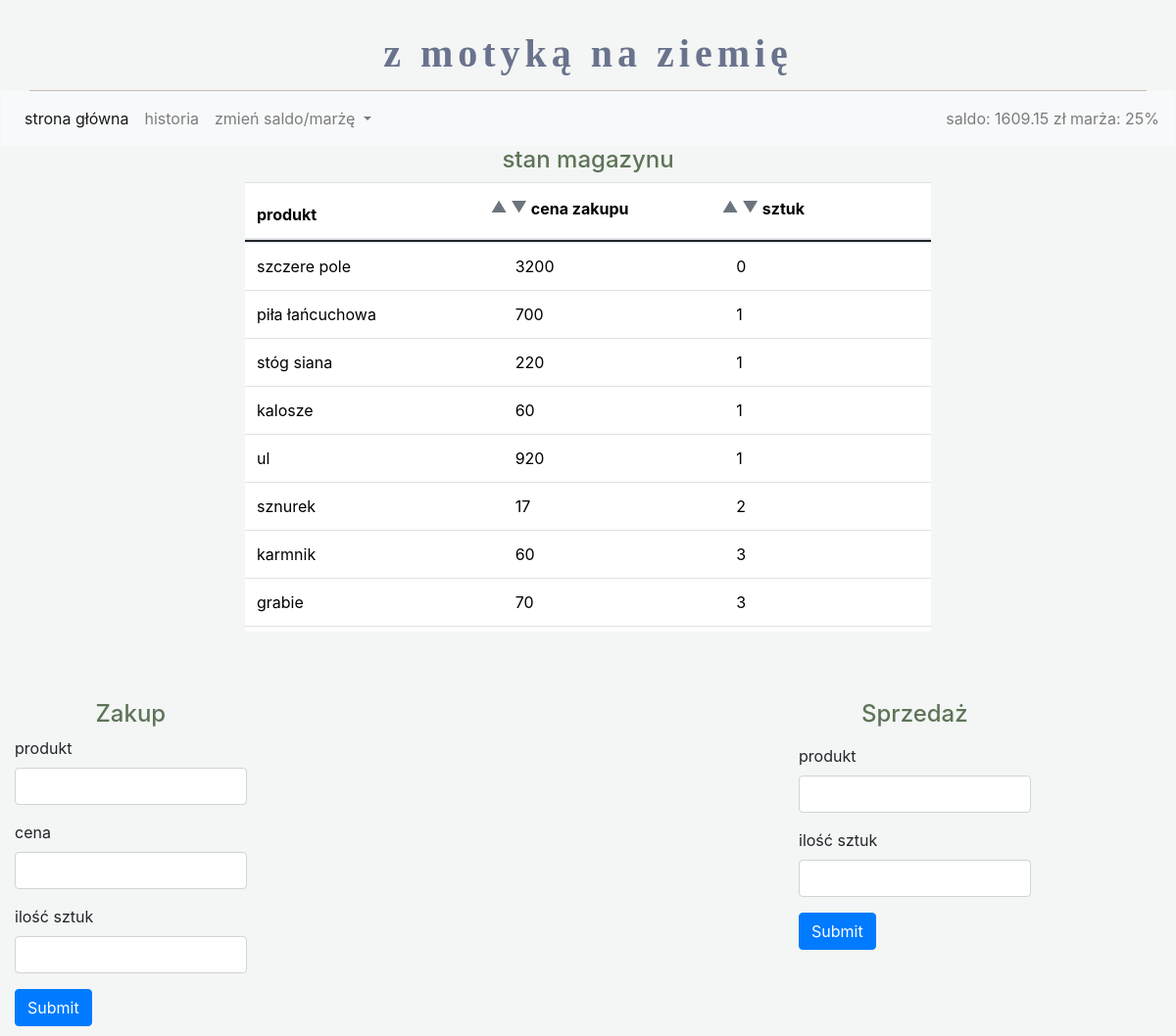
The app's page /ascending_amount/ with its own data.
### app.py (models this page shows)
class Balance(db.Model):
    id = db.Column(db.Integer, primary_key=True)
    balance = db.Column(db.Integer, nullable=False)
    commission = db.Column(db.Integer, nullable=False)

class Products(db.Model):
    id = db.Column(db.Integer, primary_key=True)
    product = db.Column(db.String, nullable=False)
    amount = db.Column(db.Integer, nullable=False)
    price = db.Column(db.Integer, nullable=False)

### app.py (the view)
    @app.route("/ascending_amount/", methods=["GET", "POST"])
    def ascending_amount():
        asc_users_query = text("SELECT * FROM products ORDER BY amount ASC;")
        sorted_products_asc = db.session.execute(asc_users_query)
        return render_template("home_page.html", **{
            "products": sorted_products_asc,
            "balance": balance_var,
            "commission": commission_var
        })

### templates/home_page.html (shortened to what this page needs)
{% extends "base.html" %}
{% block head %}
{{ super() }}
<link rel="stylesheet"  href="{{ url_for('static', filename='css/home_page_style.css') }}" >
{% endblock %}
{% block content %}
<div class="table-header text-center">
    <h4 id="stan-magazynu">stan magazynu</h4>
</div>
<div class="table-div">
    <table class="table table-hover">
      <thead>
        <tr>
          <th scope="col">produkt </th>
          <th scope="col">
              <div  class="btn-group" role="group" aria-label="radio toggle button group">
                  <form method="POST">
                  <label class="btn-sort btn-outline-secondary" for="sort_ascending_price">▲</label>
                  <label class="btn-sort btn-outline-secondary" for="sort_descending_price">▼</label>
                      </form>
              </div>
              cena zakupu
          </th>
            <th scope="col">
              <div  class="btn-group" role="group" aria-label="radio toggle button group">
                  <form method="POST">
                  <label class="btn-sort btn-outline-secondary" for="sort_ascending_amount">▲</label>
                  <label class="btn-sort btn-outline-secondary" for="sort_descending_amount">▼</label>
                      </form>
              </div>
              sztuk
          </th>
        </tr>
      </thead>
      <tbody>
      {% for product in products %}
        <tr>
          <td scope="row">{{product.product}}</td>
          <td> {{product.price}}</td>
          <td>{{product.amount}}</td>
        </tr>
      {% endfor %}
      </tbody>
    </table>
</div>
<div class="forms">
  <div class="row">
        <div class="col-8">
                    <h4 class="form-header text-center">Zakup</h4>
        <form method="POST">
          <div class="mb-3">
            <label for="buy_product" class="form-label">produkt</label>
            <input type="text" class="form-control" id="buy_product"  name="produkt">
          </div>
          <div class="mb-3">
            <label for="buy_price" class="form-label">cena</label>
            <input type="number" class="form-control" id="buy_price" name="cena">
          </div>
          <div class="mb-3">
            <label for="buy_amount" class="form-label" >ilość sztuk</label>
            <input type="number" class="form-control" id="buy_amount" name="sztuk">
          </div>
          <button type="submit" class="btn btn-primary">Submit</button>
        </form>
        </div>
    </div>
 <div class="row">
        <div class="col-8">
                    <h4 class="form-header text-center">Sprzedaż</h4>
        <form method="POST">
          <div class="mb-3">
            <label for="sale_product_name" class="form-label">produkt</label>
            <input type="text" class="form-control" id="sale_product_name" name="produkt">
          </div>
          <div class="mb-3">
            <label for="sale_amount" class="form-label" >ilość sztuk</label>
            <input type="number" class="form-control" id="sale_amount" name="sztuk">
          </div>
          <button type="submit" class="btn btn-primary">Submit</button>
        </form>
        </div>
    </div>
</div>
{% endblock %}

### templates/base.html (shortened to what this page needs)
<!DOCTYPE html>
<html lang="en">
<head>
    {%block head %}
    <link rel="stylesheet" href="https://cdn.jsdelivr.net/npm/bootstrap@5.1.3/dist/css/bootstrap.min.css">
    <link href="https://cdn.jsdelivr.net/npm/bootstrap@5.3.3/dist/css/bootstrap.min.css" rel="stylesheet">
    <link rel="stylesheet" href="https://cdn.jsdelivr.net/npm/bootstrap@4.0.0/dist/css/bootstrap.min.css">
    {% endblock %}
</head>
<body>
<div class="container text-center">
    <div class = "text">
        <h1>z motyką na ziemię</h1>
    </div>
</div>
<nav class="navbar navbar-expand-lg navbar-light bg-light">
  <div class="collapse navbar-collapse" id="navbarNavDropdown">
    <ul class="navbar-nav mr-auto">
      <li class="nav-item active">
        <a class="nav-link" href="/">strona główna <span class="sr-only">(current)</span></a>
      </li>
      <li class="nav-item">
        <a class="nav-link" href="/history/">historia</a>
      </li>
      <li class="nav-item dropdown">
        <a class="nav-link dropdown-toggle" href="#" id="navbarDropdownMenuLink" data-toggle="dropdown" aria-haspopup="true" aria-expanded="false">
          zmień saldo/marżę
        </a>
      </li>
    </ul>
      <span class="navbar-text">
      saldo: {{balance}} zł marża: {{commission}}%
    </span>
  </div>
</nav>
{% block content %}
{% endblock %}
</body>
</html>

### static/css/home_page_style.css (style rules this page uses)
a { text-decoration: none; }
h1 { color: #69738C; font-family: "Stencil Std", fantasy; font-weight: 700; letter-spacing: 5px; }
h4 { color: #5E7458; }
.container { display: flex; justify-content: space-around; align-items: flex-end; padding: 30px 10px 5px 10px; border-bottom: 1px solid #CCBCAC; }
body { margin: 1px; background-color: #F4F5F5; }
.text { flex: 1; }
.table { display: flex; flex-direction: column; align-items: center; }
thead { width: 700px; position: sticky; z-index: 1; }
th { width: 700px; padding: 10px; }
tbody { width: 700px; height:400px; overflow-y: auto; }
td { width: 700px; }
.row { margin: 50px 200px 0px 200px; }
.forms { display:flex; justify-content: center; padding: 0px 10px 0px 10px; margin: 20px 10px 10px 10px; }
.col-8 { width: 400px; }
.dropdown { width: 250px; }

### records on screen
Balance: balance "1609.15"
Products: product "szczere pole", price "3200", amount "0"
Products: product "piła łańcuchowa", price "700", amount "1"
Products: product "stóg siana", price "220", amount "1"
Products: product "kalosze", price "60", amount "1"
Products: product "ul", price "920", amount "1"
Products: product "sznurek", price "17", amount "2"
Products: product "karmnik", price "60", amount "3"
Products: product "grabie", price "70", amount "3"

### other values on screen
{{ commission }} "25"
